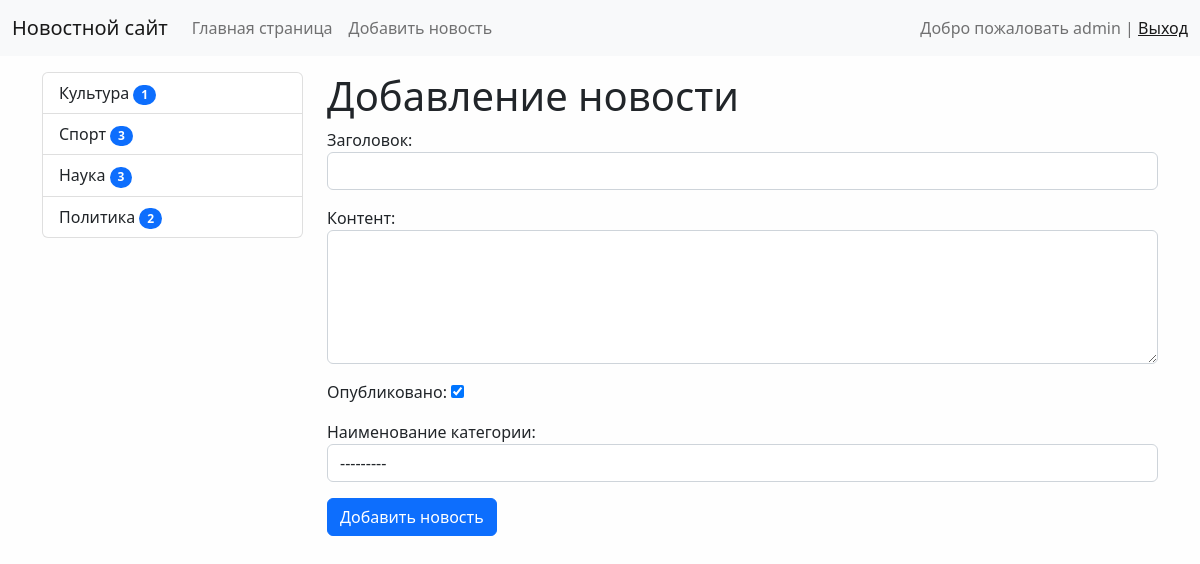
The page /news/add-news (signed in) on the database its author committed.
### news/models.py (models this page shows)
class Category(models.Model):
    title = models.CharField(max_length=150, db_index=True, verbose_name='Наименование категории')
    def get_absolute_url(self):
        return reverse('category', kwargs={'category_id': self.pk})
    def __str__(self):
        return self.title
    class Meta:
        verbose_name = 'Категория'
        verbose_name_plural = 'Категория'
        ordering = ['title']

### news/views.py (the view)
# urls.py: path('news/add-news', CreateNews.as_view(), name='add_news')
class CreateNews(LoginRequiredMixin, CreateView):
    form_class = NewsForm
    template_name = 'news/add_news.html'
    raise_exception = True

### news/forms.py (shortened to what this page needs)
class NewsForm(forms.ModelForm):
    class Meta:
        model = News
        fields = ['title', 'content', 'is_published', 'category']
        widgets = {
            'title': forms.TextInput(attrs={'class': 'form-control'}),
            'content': forms.Textarea(attrs={'class': 'form-control', 'rows': 5}),
            'category': forms.Select(attrs={'class': 'form-control'})
        }

### news/templatetags/news_tags.py (called while the page is built)
@register.inclusion_tag('news/list_categories.html')
def show_categories():
    categories = Category.objects.annotate(cnt=Count('news', filter=F('news__is_published'))).filter(cnt__gt=0)
    return {'categories': categories}

### news/templates/news/add_news.html (shortened to what this page needs)
{% extends 'base.html' %}
{% block sidebar %}
{% include 'inc/_sidebar.html' %}
{% endblock %}
{% block content %}
<h1>Добавление новости</h1>
<form action="{% url 'add_news' %}" method="post">
    {{ form.as_p }}
    <button type="submit" class="btn btn-primary btn-block">Добавить новость</button>
</form>
{% endblock %}

### templates/inc/_nav.html (shortened to what this page needs)
<nav class="navbar navbar-expand-lg bg-light">
    <div class="container-fluid">
        <a class="navbar-brand" href="{% url 'home' %}">Новостной сайт</a>
        <div class="collapse navbar-collapse" id="navbarSupportedContent">
            <ul class="navbar-nav me-auto mb-2 mb-lg-0">
                <li class="nav-item"><a class="nav-link" href="{% url 'home' %}">Главная страница</a></li>
                {% if request.user.is_authenticated %}
                <li class="nav-item"><a class="nav-link" href="{% url 'add_news' %}">Добавить новость</a></li>
                {% endif %}
            </ul>
            <span class="navbar-text">
                {% if request.user.is_authenticated %}
                Добро пожаловать {{ user.username }} | <a href="{% url 'logout' %}">Выход</a>
                {% else %}
                <a href="{% url 'register' %}">Register</a> | <a href="{% url 'login' %}">login</a>
                {% endif %}
            </span>
        </div>
    </div>
</nav>

### news/templates/news/list_categories.html
<div class="list-group">
    {% for item in categories %}
    <a href="{{ item.get_absolute_url }}" class="list-group-item list-group-item-action">{{item.title}}
    <span class="badge bg-primary rounded-pill">{{ item.cnt }}</span>
    </a>
    {% endfor %}
</div>

### nicesite/static/css/styles.css (style rules this page uses)
body { background-color: #fefefe; }

### rows shown on the page
Category: title "Культура", cnt "1"
Category: title "Спорт", cnt "3"
Category: title "Наука", cnt "3"
Category: title "Политика", cnt "2"

### other values the page prints
{{ user.username }} "admin"
